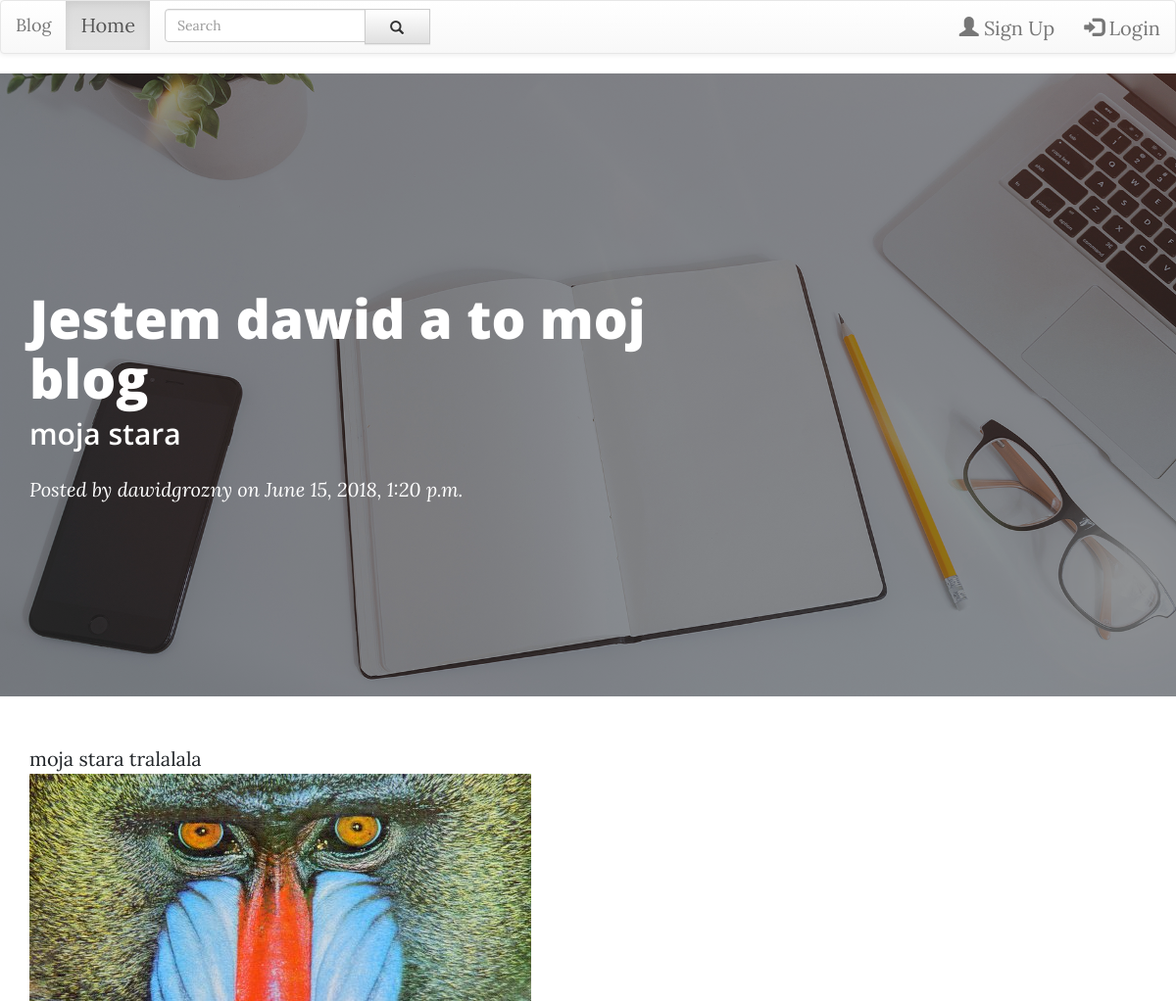
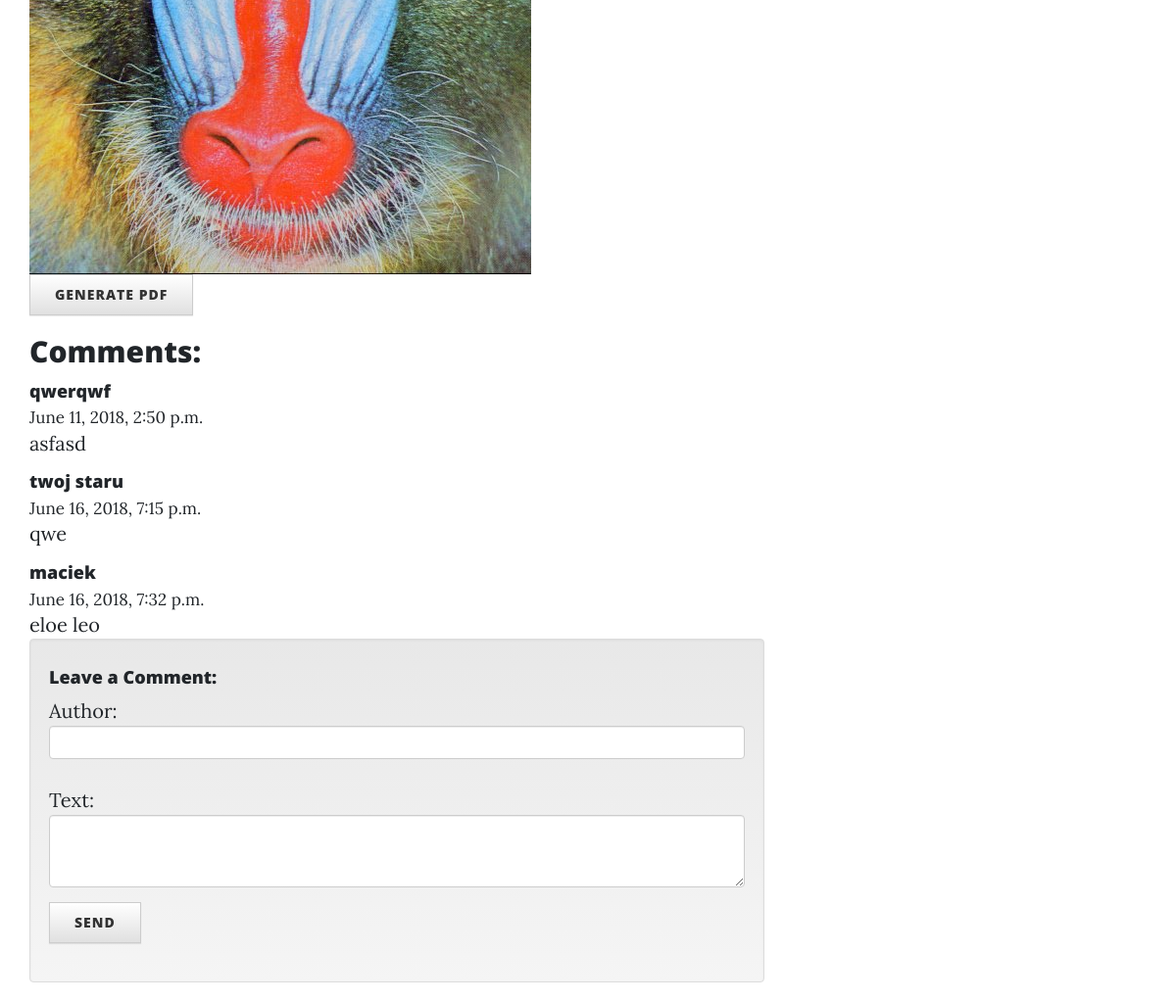
/1/, run on the app's committed database (2 pictures, top to bottom).
### mainapp/models.py (models this page shows, shortened)
class Post(models.Model):
    author = models.ForeignKey(User, on_delete=models.CASCADE)
    title = models.CharField(max_length=100)
    short_description = models.CharField(max_length=50)
    text = models.TextField()
    isProtected = models.BooleanField()
    postDate = models.DateTimeField(blank=True, null=True, auto_now_add=True)
    postImage = models.ImageField(null=True, blank=True)

class Comment(models.Model):
    post = models.ForeignKey(Post, on_delete=models.CASCADE)
    text = models.CharField(max_length=1000)
    author = models.CharField(max_length=100)
    commentDate = models.DateTimeField(blank=True, null=True, auto_now_add=True)

### mainapp/views.py (the view)
# urls.py: path('<int:post_id>/', views.detail, name='detail'),
def detail(request, post_id):
    post = Post.objects.filter(pk=post_id)
    comment = Comment.objects.filter(post_id=post_id)
    if request.method == "POST":
        form = CommentForm(request.POST)
        if form.is_valid():
            comment = form.save(commit=False)
            comment.post_id = post_id
            comment.save()
            return HttpResponseRedirect(request.META.get('HTTP_REFERER'))
    else:
        form = CommentForm()
    return render(request, 'mainapp/detail.html', {'post': post, 'comment': comment, 'form': form})

### mainapp/forms.py
class CommentForm(forms.ModelForm):
    class Meta:
        model = Comment
        fields = ('author', 'text')

### mainapp/templates/mainapp/detail.html (shortened to what this page needs)
{% extends 'mainapp/base.html' %}
{% block content %}
{% load static %}
        {% for post in post %}
        {%if not post.isProtected or user.is_authenticated%}
    <header class="masthead" style="background-image: url('../../static/main/home-bg.jpg')">
      <div class="overlay"></div>
      <div class="container">
        <div class="row">
          <div class="col-lg-8 col-md-10 mx-auto">
            <div class="post-heading">
              <h1>{{post.title}}</h1>
              <h2 class="subheading">{{post.short_description}}</h2>
              <span class="meta">Posted by
                  {{post.author}} on {{post.postDate}}
              </span>
            </div>
          </div>
        </div>
      </div>
    </header>
<div class="container">
    <div class="row">
        <div class="col-lg-8 col-md-10 mx-auto">
            {{post.text}}<br>
            {%if post.postImage%}
            <img src="{{post.postImage.url}}" class="img-responsive" >
            {%endif%}
            <a class="btn btn-default" href="/pdf/{{post.id }}">Generate PDF</a>
        </div>
    </div>
<div class="row">
        <div class="col-lg-8 col-md-10 mx-auto">
            <h2>Comments:</h2>
            {% for co in comment%}
            <div class="media">
                <div class="media-body">
                    <h4 class="media-heading">{{co.author}}
                    </h4>
                    <small>{{co.commentDate}}</small><br>
                    {{co.text}}
                </div>
            </div>
            {% empty %}
            <p>No comments </p>
            {% endfor %}
        </div>
</div>
    <div class="row">
        <div class="col-lg-8 col-md-10 mx-auto">
            <div class="well">
                <h4>Leave a Comment:</h4>
                <form method="POST" class="post-form" role="form">
                    <div class="form-group">
                        {% if not user.is_authenticated %}
                        Author: <input id="id_author" maxlength="20" class="form-control" name="author" type="text"
                                       required/><br/>
                        {% endif %}
                        Text: <textarea id="id_text" maxlength="400" class="form-control" rows="3"
                                        name="text" type="text" required></textarea>
                    </div>
                    <button type="submit" class="save btn btn-default">Send</button>
                </form>
            </div>
        </div>
    </div>
    </div>
            {%endif%}
{% endfor %}
{% endblock %}

### mainapp/static/css/clean-blog.css (style rules this page uses)
body { font-size: 20px; color: #212529; font-family: 'Lora', 'Times New Roman', serif; }
h1, h2, h3, h4, h5, h6 { font-weight: 800; font-family: 'Open Sans', 'Helvetica Neue', Helvetica, Arial, sans-serif; }
a { color: #212529; -webkit-transition: all 0.2s; -moz-transition: all 0.2s; transition: all 0.2s; }
header.masthead { margin-bottom: 50px; background: no-repeat center center; background-color: #868e96; background-attachment: scroll; position: relative; -webkit-background-size: cover; -moz-background-size: cover; -o-background-size: cover; background-size: cover; }
header.masthead .overlay { position: absolute; top: 0; left: 0; height: 100%; width: 100%; background-color: #212529; opacity: 0.5; }
header.masthead .page-heading, header.masthead .post-heading, header.masthead .site-heading { padding: 200px 0 150px; color: white; }
@media only screen and (min-width: 768px) { header.masthead .page-heading, header.masthead .post-heading, header.masthead .site-heading { padding: 200px 0; } }
header.masthead .post-heading h1 { font-size: 35px; }
header.masthead .post-heading .meta, header.masthead .post-heading .subheading { line-height: 1.1; display: block; }
header.masthead .post-heading .subheading { font-size: 24px; font-weight: 600; margin: 10px 0 30px; font-family: 'Open Sans', 'Helvetica Neue', Helvetica, Arial, sans-serif; }
header.masthead .post-heading .meta { font-size: 20px; font-weight: 300; font-style: italic; font-family: 'Lora', 'Times New Roman', serif; }
@media only screen and (min-width: 768px) { header.masthead .post-heading h1 { font-size: 55px; } }
@media only screen and (min-width: 768px) { header.masthead .post-heading .subheading { font-size: 30px; } }
.btn { font-size: 14px; font-weight: 800; padding: 10px 25px; letter-spacing: 1px; text-transform: uppercase; border-radius: 0; font-family: 'Open Sans', 'Helvetica Neue', Helvetica, Arial, sans-serif; }

### data on the page
Post: isProtected False (drawn), title "Jestem dawid a to moj blog", short_description "moja stara", author "dawidgrozny", postDate "June 15, 2018, 1:20 p.m.", text "moja stara tralalala", postImage (picture)
Comment: author "qwerqwf", commentDate "June 11, 2018, 2:50 p.m.", text "asfasd"
Comment: author "twoj staru", commentDate "June 16, 2018, 7:15 p.m.", text "qwe"
Comment: author "maciek", commentDate "June 16, 2018, 7:32 p.m.", text "eloe leo"
